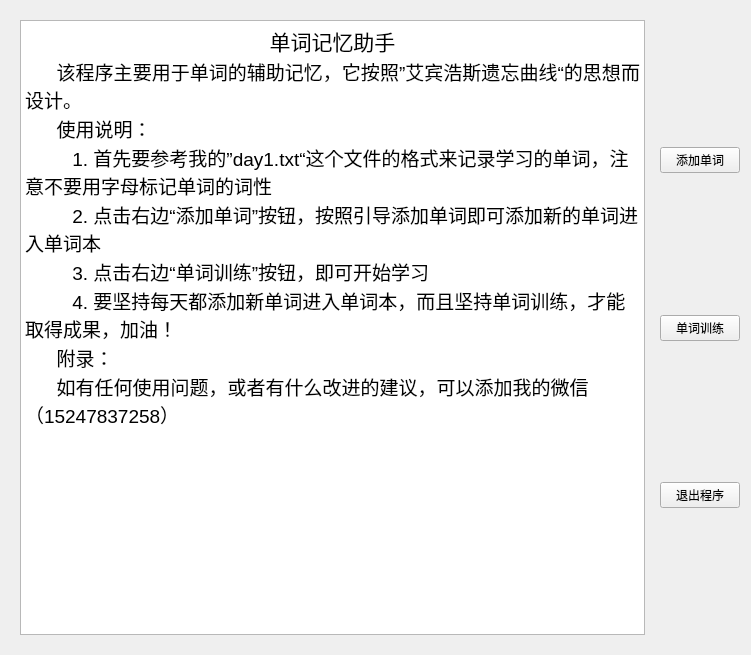
<?xml version="1.0" encoding="UTF-8"?>
<ui version="4.0">
 <class>Form</class>
 <widget class="QWidget" name="Form">
  <property name="geometry">
   <rect>
    <x>0</x>
    <y>0</y>
    <width>751</width>
    <height>655</height>
   </rect>
  </property>
  <property name="windowTitle">
   <string>Form</string>
  </property>
  <layout class="QGridLayout" name="gridLayout">
   <item row="0" column="1">
    <layout class="QVBoxLayout" name="verticalLayout">
     <item>
      <spacer name="verticalSpacer">
       <property name="orientation">
        <enum>Qt::Vertical</enum>
       </property>
       <property name="sizeHint" stdset="0">
        <size>
         <width>20</width>
         <height>40</height>
        </size>
       </property>
      </spacer>
     </item>
     <item>
      <widget class="QPushButton" name="pushButton_4">
       <property name="text">
        <string>添加单词</string>
       </property>
      </widget>
     </item>
     <item>
      <spacer name="verticalSpacer_2">
       <property name="orientation">
        <enum>Qt::Vertical</enum>
       </property>
       <property name="sizeHint" stdset="0">
        <size>
         <width>20</width>
         <height>40</height>
        </size>
       </property>
      </spacer>
     </item>
     <item>
      <widget class="QPushButton" name="pushButton_3">
       <property name="text">
        <string>单词训练</string>
       </property>
      </widget>
     </item>
     <item>
      <spacer name="verticalSpacer_3">
       <property name="orientation">
        <enum>Qt::Vertical</enum>
       </property>
       <property name="sizeHint" stdset="0">
        <size>
         <width>20</width>
         <height>40</height>
        </size>
       </property>
      </spacer>
     </item>
     <item>
      <widget class="QPushButton" name="pushButton_5">
       <property name="text">
        <string>退出程序</string>
       </property>
      </widget>
     </item>
     <item>
      <spacer name="verticalSpacer_4">
       <property name="orientation">
        <enum>Qt::Vertical</enum>
       </property>
       <property name="sizeHint" stdset="0">
        <size>
         <width>20</width>
         <height>40</height>
        </size>
       </property>
      </spacer>
     </item>
    </layout>
   </item>
   <item row="1" column="0">
    <layout class="QHBoxLayout" name="horizontalLayout"/>
   </item>
   <item row="0" column="0">
    <widget class="QStackedWidget" name="stackedWidget">
     <property name="currentIndex">
      <number>0</number>
     </property>
     <widget class="QWidget" name="page_start">
      <layout class="QGridLayout" name="gridLayout_2">
       <item row="0" column="0">
        <layout class="QVBoxLayout" name="verticalLayout_2">
         <item>
          <widget class="QTextBrowser" name="textBrowser">
           <property name="documentTitle">
            <string/>
           </property>
           <property name="html">
            <string>&lt;!DOCTYPE HTML PUBLIC &quot;-//W3C//DTD HTML 4.0//EN&quot; &quot;http://www.w3.org/TR/REC-html40/strict.dtd&quot;&gt;
&lt;html&gt;&lt;head&gt;&lt;meta name=&quot;qrichtext&quot; content=&quot;1&quot; /&gt;&lt;meta charset=&quot;utf-8&quot; /&gt;&lt;style type=&quot;text/css&quot;&gt;
p, li { white-space: pre-wrap; }
hr { height: 1px; border-width: 0; }
li.unchecked::marker { content: &quot;\2610&quot;; }
li.checked::marker { content: &quot;\2612&quot;; }
&lt;/style&gt;&lt;/head&gt;&lt;body style=&quot; font-family:'Microsoft YaHei UI'; font-size:9.75pt; font-weight:400; font-style:normal;&quot;&gt;
&lt;p align=&quot;center&quot; style=&quot; margin-top:0px; margin-bottom:0px; margin-left:0px; margin-right:0px; -qt-block-indent:0; text-indent:0px;&quot;&gt;&lt;span style=&quot; font-size:16pt;&quot;&gt;单词记忆助手&lt;/span&gt;&lt;/p&gt;
&lt;p align=&quot;justify&quot; style=&quot; margin-top:0px; margin-bottom:0px; margin-left:0px; margin-right:0px; -qt-block-indent:0; text-indent:0px;&quot;&gt;&lt;span style=&quot; font-size:14pt;&quot;&gt;      该程序主要用于单词的辅助记忆，它按照”艾宾浩斯遗忘曲线“的思想而设计。&lt;/span&gt;&lt;/p&gt;
&lt;p align=&quot;justify&quot; style=&quot; margin-top:0px; margin-bottom:0px; margin-left:0px; margin-right:0px; -qt-block-indent:0; text-indent:0px;&quot;&gt;&lt;span style=&quot; font-size:14pt;&quot;&gt;      使用说明：&lt;/span&gt;&lt;/p&gt;
&lt;p style=&quot; margin-top:0px; margin-bottom:0px; margin-left:0px; margin-right:0px; -qt-block-indent:0; text-indent:0px;&quot;&gt;&lt;span style=&quot; font-size:14pt;&quot;&gt;         1. 首先要参考我的”day1.txt“这个文件的格式来记录学习的单词，注意不要用字母标记单词的词性&lt;/span&gt;&lt;/p&gt;
&lt;p style=&quot; margin-top:0px; margin-bottom:0px; margin-left:0px; margin-right:0px; -qt-block-indent:0; text-indent:0px;&quot;&gt;&lt;span style=&quot; font-size:14pt;&quot;&gt;         2. 点击右边“添加单词”按钮，按照引导添加单词即可添加新的单词进入单词本&lt;/span&gt;&lt;/p&gt;
&lt;p style=&quot; margin-top:0px; margin-bottom:0px; margin-left:0px; margin-right:0px; -qt-block-indent:0; text-indent:0px;&quot;&gt;&lt;span style=&quot; font-size:14pt;&quot;&gt;         3. 点击右边“单词训练”按钮，即可开始学习&lt;/span&gt;&lt;/p&gt;
&lt;p style=&quot; margin-top:0px; margin-bottom:0px; margin-left:0px; margin-right:0px; -qt-block-indent:0; text-indent:0px;&quot;&gt;&lt;span style=&quot; font-size:14pt;&quot;&gt;         4. 要坚持每天都添加新单词进入单词本，而且坚持单词训练，才能取得成果，加油！&lt;/span&gt;&lt;/p&gt;
&lt;p style=&quot; margin-top:0px; margin-bottom:0px; margin-left:0px; margin-right:0px; -qt-block-indent:0; text-indent:0px;&quot;&gt;&lt;span style=&quot; font-size:14pt;&quot;&gt;      附录：&lt;/span&gt;&lt;/p&gt;
&lt;p style=&quot; margin-top:0px; margin-bottom:0px; margin-left:0px; margin-right:0px; -qt-block-indent:0; text-indent:0px;&quot;&gt;&lt;span style=&quot; font-size:14pt;&quot;&gt;      如有任何使用问题，或者有什么改进的建议，可以添加我的微信（15247837258）&lt;/span&gt;&lt;/p&gt;&lt;/body&gt;&lt;/html&gt;</string>
           </property>
          </widget>
         </item>
        </layout>
       </item>
      </layout>
     </widget>
     <widget class="QWidget" name="page_show_words">
      <layout class="QGridLayout" name="gridLayout_3">
       <item row="0" column="0">
        <layout class="QVBoxLayout" name="verticalLayout_3">
         <item>
          <widget class="QTextBrowser" name="textBrowser_2"/>
         </item>
        </layout>
       </item>
       <item row="1" column="0">
        <layout class="QHBoxLayout" name="horizontalLayout_2">
         <item>
          <spacer name="horizontalSpacer">
           <property name="orientation">
            <enum>Qt::Horizontal</enum>
           </property>
           <property name="sizeHint" stdset="0">
            <size>
             <width>40</width>
             <height>20</height>
            </size>
           </property>
          </spacer>
         </item>
         <item>
          <widget class="QPushButton" name="pushButton_2">
           <property name="text">
            <string>继续</string>
           </property>
          </widget>
         </item>
         <item>
          <spacer name="horizontalSpacer_2">
           <property name="orientation">
            <enum>Qt::Horizontal</enum>
           </property>
           <property name="sizeHint" stdset="0">
            <size>
             <width>40</width>
             <height>20</height>
            </size>
           </property>
          </spacer>
         </item>
        </layout>
       </item>
      </layout>
     </widget>
     <widget class="QWidget" name="page_check_word">
      <layout class="QGridLayout" name="gridLayout_4">
       <item row="0" column="1">
        <layout class="QVBoxLayout" name="verticalLayout_4">
         <item>
          <widget class="QTextBrowser" name="textBrowser_3"/>
         </item>
         <item>
          <layout class="QHBoxLayout" name="horizontalLayout_6">
           <item>
            <spacer name="horizontalSpacer_6">
             <property name="orientation">
              <enum>Qt::Horizontal</enum>
             </property>
             <property name="sizeHint" stdset="0">
              <size>
               <width>40</width>
               <height>20</height>
              </size>
             </property>
            </spacer>
           </item>
           <item>
            <widget class="QPushButton" name="pushButton_6">
             <property name="text">
              <string>认识</string>
             </property>
            </widget>
           </item>
           <item>
            <spacer name="horizontalSpacer_5">
             <property name="orientation">
              <enum>Qt::Horizontal</enum>
             </property>
             <property name="sizeHint" stdset="0">
              <size>
               <width>40</width>
               <height>20</height>
              </size>
             </property>
            </spacer>
           </item>
           <item>
            <widget class="QPushButton" name="pushButton">
             <property name="text">
              <string>不认识</string>
             </property>
            </widget>
           </item>
           <item>
            <spacer name="horizontalSpacer_7">
             <property name="orientation">
              <enum>Qt::Horizontal</enum>
             </property>
             <property name="sizeHint" stdset="0">
              <size>
               <width>40</width>
               <height>20</height>
              </size>
             </property>
            </spacer>
           </item>
          </layout>
         </item>
         <item>
          <layout class="QHBoxLayout" name="horizontalLayout_5">
           <item>
            <spacer name="horizontalSpacer_3">
             <property name="orientation">
              <enum>Qt::Horizontal</enum>
             </property>
             <property name="sizeHint" stdset="0">
              <size>
               <width>40</width>
               <height>20</height>
              </size>
             </property>
            </spacer>
           </item>
           <item>
            <widget class="QPushButton" name="pushButton_7">
             <property name="text">
              <string>继续</string>
             </property>
            </widget>
           </item>
           <item>
            <spacer name="horizontalSpacer_4">
             <property name="orientation">
              <enum>Qt::Horizontal</enum>
             </property>
             <property name="sizeHint" stdset="0">
              <size>
               <width>40</width>
               <height>20</height>
              </size>
             </property>
            </spacer>
           </item>
          </layout>
         </item>
        </layout>
       </item>
      </layout>
     </widget>
     <widget class="QWidget" name="page"/>
    </widget>
   </item>
  </layout>
 </widget>
 <resources/>
 <connections/>
</ui>
